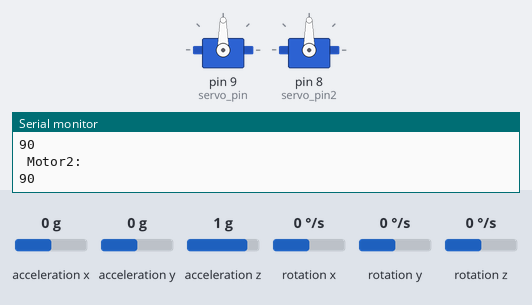
This sketch was run on a simulated Arduino Uno, built with avr-gcc and run on an emulated ATmega328P. Shown: 2 × servo, the last lines printed to the serial monitor. The test bench sets the inputs (shaded band); at power-on: acceleration x 0 g, acceleration y 0 g, acceleration z 1 g, rotation x 0 °/s, rotation y 0 °/s, rotation z 0 °/s.

Above: at 3.2 s.
3.3 s: acceleration x set to -1.4 g
At 4.4 s:
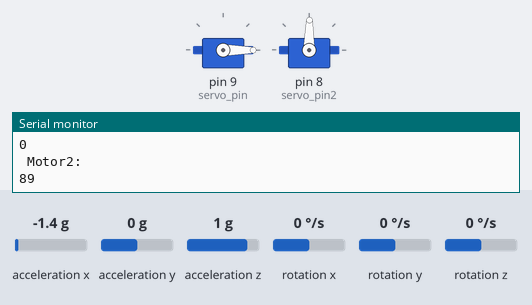
4.9 s: acceleration x set to -0.8 g
At 5.3 s:
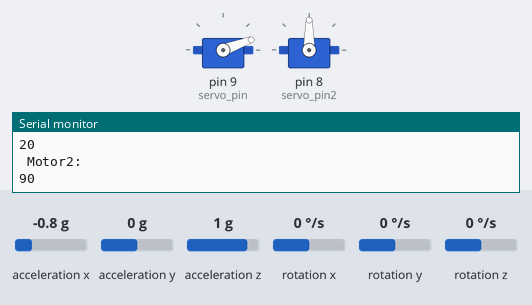
6.4 s: acceleration x set to 0.8 g
At 7.8 s:
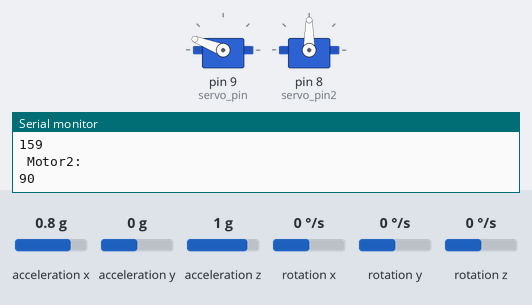
8.1 s: acceleration x set to 1.4 g
At 9.1 s:
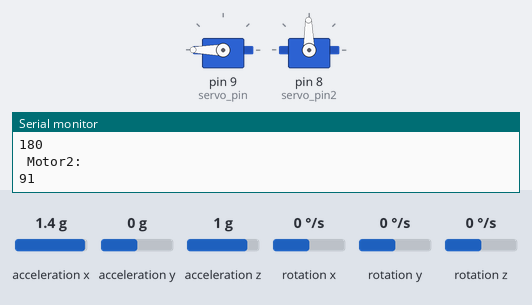
9.7 s: acceleration x set to 0 g
At 10.0 s:
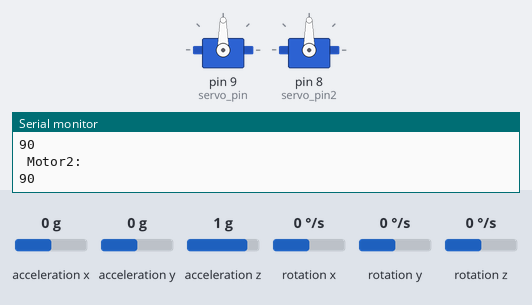
Timing chart, 0 to 12.2 s (numbered marks = the images above; inputs shaded):
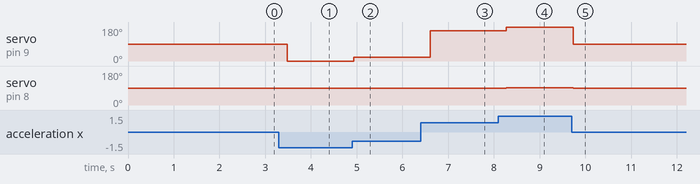

The sketch:

mpu_multiple_motor.ino
```cpp
// controlling the servo with mpu6050, test 1.


#include <Wire.h>

#include <MPU6050.h>

#include <Servo.h>

Servo sg90;
Servo sg902;


int servo_pin = 9;
int servo_pin2 = 8;

MPU6050 sensor ;
MPU6050 sensor2;

int16_t ax, ay, az ;

int16_t gx, gy, gz ;

int16_t ax2, ay2, az2;

int16_t gx2, gy2, gz2;

void setup ( )

{

sg90.attach ( servo_pin );

sg902.attach (servo_pin2);

Wire.begin ( );

Serial.begin  (9600);

Serial.println  ( "Initializing the sensor" );

sensor.initialize ( );
sensor2.initialize();

Serial.println (sensor.testConnection ( ) ? "Successfully Connected" : "Connection failed");
Serial.println (sensor2.testConnection ( ) ? "Successfully Connected" : "Connection failed");

delay (1000);

Serial.println ( "Taking Values from the sensor" );

delay (1000);

//sg90.write(0);

}


void loop ( )

{

sensor.getMotion6 (&ax, &ay, &az, &gx, &gy, &gz);
sensor2.getMotion6 (&ax2, &ay2, &az2, &gx2, &gy2, &gz2);

ax = map (ax, -17000, 17000, 0, 180) ;
ax2 = map (ax, -17000, 17000, 0, 180) ;

//Serial.println (ax);

sg90.write (ax);
sg902.write (ax2);

Serial.println("Motor 1 : " );
Serial.print(sg90.read()); // get the last position of servo
Serial.println("\n Motor2: ") ;
Serial.println(sg902.read());

delay (200);

}
```

Measured:
- after the input at 3.3 s, servo on pin 9 (servo_pin): 90° → 0° after 0.18 s; servo on pin 8 (servo_pin2): 90° → 89° after 0.18 s
- after the input at 4.9 s, servo on pin 9 (servo_pin): 0° → 20° at once; servo on pin 8 (servo_pin2): 89° → 90° at once
- after the input at 6.4 s, servo on pin 9 (servo_pin): 20° → 159° after 0.20 s
- after the input at 8.1 s, servo on pin 9 (servo_pin): 159° → 180° after 0.17 s; servo on pin 8 (servo_pin2): 90° → 91° after 0.17 s
- after the input at 9.7 s, servo on pin 9 (servo_pin): 180° → 90° at once; servo on pin 8 (servo_pin2): 91° → 90° at once
